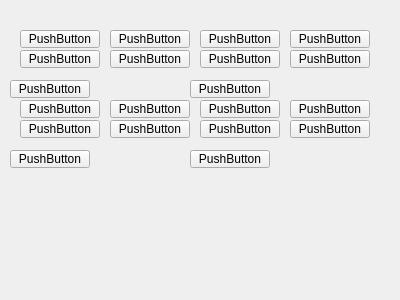
<?xml version="1.0" encoding="UTF-8"?>
<ui version="4.0">
 <class>test_widget</class>
 <widget class="QWidget" name="test_widget">
  <property name="geometry">
   <rect>
    <x>0</x>
    <y>0</y>
    <width>400</width>
    <height>300</height>
   </rect>
  </property>
  <property name="windowTitle">
   <string>Form</string>
  </property>
  <widget class="QPushButton" name="pushButton">
   <property name="geometry">
    <rect>
     <x>20</x>
     <y>30</y>
     <width>80</width>
     <height>18</height>
    </rect>
   </property>
   <property name="text">
    <string>PushButton</string>
   </property>
  </widget>
  <widget class="QPushButton" name="pushButton_2">
   <property name="geometry">
    <rect>
     <x>20</x>
     <y>50</y>
     <width>80</width>
     <height>18</height>
    </rect>
   </property>
   <property name="text">
    <string>PushButton</string>
   </property>
  </widget>
  <widget class="QPushButton" name="pushButton_3">
   <property name="geometry">
    <rect>
     <x>110</x>
     <y>50</y>
     <width>80</width>
     <height>18</height>
    </rect>
   </property>
   <property name="text">
    <string>PushButton</string>
   </property>
  </widget>
  <widget class="QPushButton" name="pushButton_4">
   <property name="geometry">
    <rect>
     <x>110</x>
     <y>30</y>
     <width>80</width>
     <height>18</height>
    </rect>
   </property>
   <property name="text">
    <string>PushButton</string>
   </property>
  </widget>
  <widget class="QPushButton" name="pushButton_5">
   <property name="geometry">
    <rect>
     <x>10</x>
     <y>80</y>
     <width>80</width>
     <height>18</height>
    </rect>
   </property>
   <property name="text">
    <string>PushButton</string>
   </property>
  </widget>
  <widget class="QPushButton" name="pushButton_6">
   <property name="geometry">
    <rect>
     <x>10</x>
     <y>150</y>
     <width>80</width>
     <height>18</height>
    </rect>
   </property>
   <property name="text">
    <string>PushButton</string>
   </property>
  </widget>
  <widget class="QPushButton" name="pushButton_7">
   <property name="geometry">
    <rect>
     <x>20</x>
     <y>100</y>
     <width>80</width>
     <height>18</height>
    </rect>
   </property>
   <property name="text">
    <string>PushButton</string>
   </property>
  </widget>
  <widget class="QPushButton" name="pushButton_8">
   <property name="geometry">
    <rect>
     <x>20</x>
     <y>120</y>
     <width>80</width>
     <height>18</height>
    </rect>
   </property>
   <property name="text">
    <string>PushButton</string>
   </property>
  </widget>
  <widget class="QPushButton" name="pushButton_9">
   <property name="geometry">
    <rect>
     <x>110</x>
     <y>100</y>
     <width>80</width>
     <height>18</height>
    </rect>
   </property>
   <property name="text">
    <string>PushButton</string>
   </property>
  </widget>
  <widget class="QPushButton" name="pushButton_10">
   <property name="geometry">
    <rect>
     <x>110</x>
     <y>120</y>
     <width>80</width>
     <height>18</height>
    </rect>
   </property>
   <property name="text">
    <string>PushButton</string>
   </property>
  </widget>
  <widget class="QPushButton" name="pushButton_11">
   <property name="geometry">
    <rect>
     <x>290</x>
     <y>50</y>
     <width>80</width>
     <height>18</height>
    </rect>
   </property>
   <property name="text">
    <string>PushButton</string>
   </property>
  </widget>
  <widget class="QPushButton" name="pushButton_12">
   <property name="geometry">
    <rect>
     <x>190</x>
     <y>80</y>
     <width>80</width>
     <height>18</height>
    </rect>
   </property>
   <property name="text">
    <string>PushButton</string>
   </property>
  </widget>
  <widget class="QPushButton" name="pushButton_13">
   <property name="geometry">
    <rect>
     <x>200</x>
     <y>100</y>
     <width>80</width>
     <height>18</height>
    </rect>
   </property>
   <property name="text">
    <string>PushButton</string>
   </property>
  </widget>
  <widget class="QPushButton" name="pushButton_14">
   <property name="geometry">
    <rect>
     <x>200</x>
     <y>30</y>
     <width>80</width>
     <height>18</height>
    </rect>
   </property>
   <property name="text">
    <string>PushButton</string>
   </property>
  </widget>
  <widget class="QPushButton" name="pushButton_15">
   <property name="geometry">
    <rect>
     <x>200</x>
     <y>50</y>
     <width>80</width>
     <height>18</height>
    </rect>
   </property>
   <property name="text">
    <string>PushButton</string>
   </property>
  </widget>
  <widget class="QPushButton" name="pushButton_16">
   <property name="geometry">
    <rect>
     <x>290</x>
     <y>100</y>
     <width>80</width>
     <height>18</height>
    </rect>
   </property>
   <property name="text">
    <string>PushButton</string>
   </property>
  </widget>
  <widget class="QPushButton" name="pushButton_17">
   <property name="geometry">
    <rect>
     <x>200</x>
     <y>120</y>
     <width>80</width>
     <height>18</height>
    </rect>
   </property>
   <property name="text">
    <string>PushButton</string>
   </property>
  </widget>
  <widget class="QPushButton" name="pushButton_18">
   <property name="geometry">
    <rect>
     <x>290</x>
     <y>120</y>
     <width>80</width>
     <height>18</height>
    </rect>
   </property>
   <property name="text">
    <string>PushButton</string>
   </property>
  </widget>
  <widget class="QPushButton" name="pushButton_19">
   <property name="geometry">
    <rect>
     <x>190</x>
     <y>150</y>
     <width>80</width>
     <height>18</height>
    </rect>
   </property>
   <property name="text">
    <string>PushButton</string>
   </property>
  </widget>
  <widget class="QPushButton" name="pushButton_20">
   <property name="geometry">
    <rect>
     <x>290</x>
     <y>30</y>
     <width>80</width>
     <height>18</height>
    </rect>
   </property>
   <property name="text">
    <string>PushButton</string>
   </property>
  </widget>
 </widget>
 <resources/>
 <connections/>
</ui>
